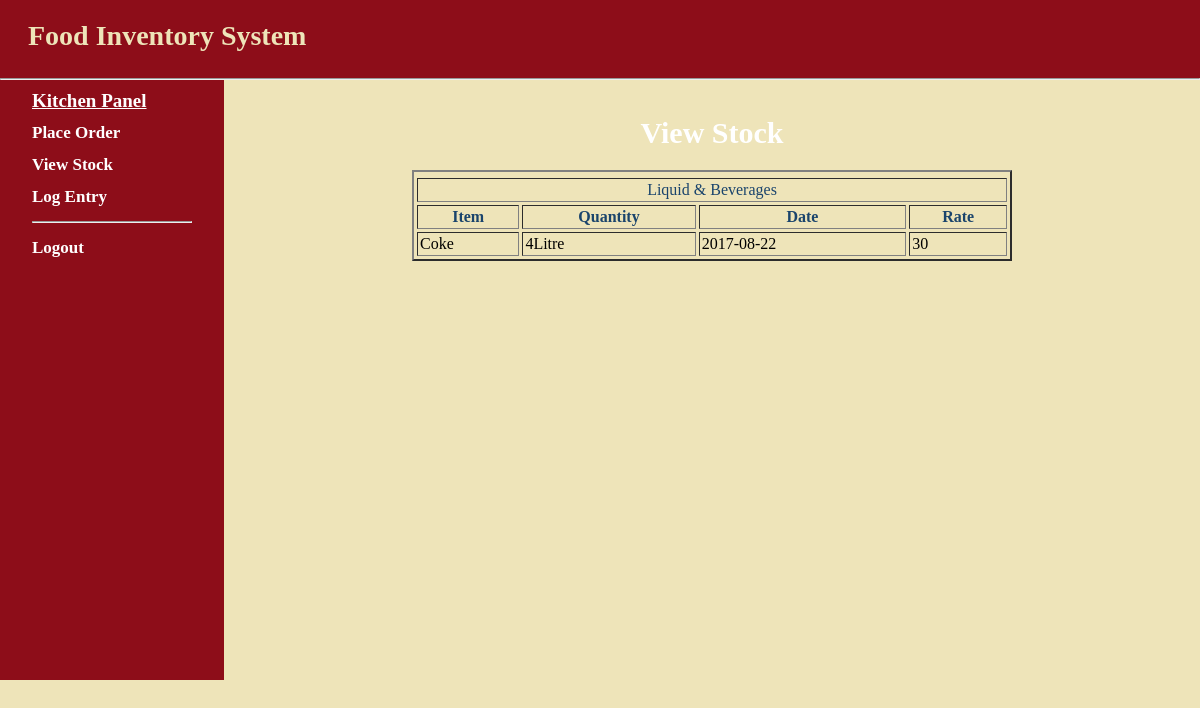
The page /bev_view_kit.php on the database its author committed.
### tables this page shows
CREATE TABLE IF NOT EXISTS `list` (
  `SN` int(11) NOT NULL AUTO_INCREMENT,
  `Item` varchar(50) NOT NULL,
  `Quantity` float NOT NULL,
  `Unit` varchar(50) NOT NULL,
  `Category` varchar(50) NOT NULL,
  `Date` date NOT NULL,
  `Rate` float NOT NULL,
  PRIMARY KEY (`SN`)
);

### public/bev_view_kit.php (the view, shortened to what this page needs)
<?php
include ("index.php");
$sql= "select * From list where Category='Liquid & Beverages'";
$record=mysqli_query($dbconnect,$sql);
?>
<html>
<head>
</head>
<body>
 <div id="main">
    <div id="navigation">
 <h1 style="text-align: left; font-family: Lucida Calligraphy; font-size:19px ;"><b><u><a href="kitchen.php">Kitchen Panel</a></u></b></h1>
<p style="font-size: 17px; font-family:Minion Pro Med;"><a href="order.php"><b>Place Order</b></a></p>
<p style="font-size: 17px; font-family:Minion Pro Med;"><a href="view_stock.php"><b>View Stock</b></a></p>
<p style="font-size: 17px; font-family:Minion Pro Med;"><a href="log.php"><b>Log Entry</b></a></p>
<hr />
<p style="font-size: 17px; font-family:Minion Pro Med;"><a href="home.php"><b>Logout</b></a></p>
	</div>
<br/>
<p style="text-align:center; font-size:30px; font-family: Calibri ; color:white "><b>View Stock</b></p>
<table width="600px" border="2" cellpadding="2" cellspacing="3" align="center">
<tr style="font-family: Cambria">
<tr style="color:#1A446C"><td colspan="4"><center>Liquid & Beverages</center></td></tr>
<th style="color:#1A446C"><b>Item</b></th>
<th style="color:#1A446C"><b>Quantity</th>
<th style="color:#1A446C"><b>Date</th>
<th style="color:#1A446C"><b>Rate</th>
</tr>
<?php
while($list=mysqli_fetch_assoc($record)){
	echo "<tr>";
		echo "<td>".$list['Item']."</td>";
			echo "<td>".$list['Quantity'].$list['Unit']."</td>";
            echo "<td>".$list['Date']."</td>";
                echo "<td>".$list['Rate']."</td>";
echo "</tr>";
}
?>
</table>
<div>
<br/>
</div>
</div>
</body>
</html>

### public/stylesheets/basic1.css (style rules this page uses)
html { height:100%; width:100% }
body { width:100%; height:100%; margin:0; padding:0; border:0; font-family:Verdana,Arial,Helvetica,sans-serif,harrington; font-size:13px; line-height:15px; background: #EEE4B9; background-image: }
a { color:#8D0D19 }
#main { height:600px; width:100%; margin:0; padding:0; background:#EEE4B9; font-family:Cambria; font-size: 20px;; }
#navigation { float:left; width:160px; height:100%; margin:0; padding:0 2em; color:white; background:#8D0D19; font-size: 16px; text-align: left; }
#navigation a { color:white; text-decoration: none; }

### rows shown on the page
list: Item "Coke", Quantity "4", Unit "Litre", Date "2017-08-22", Rate "30"
